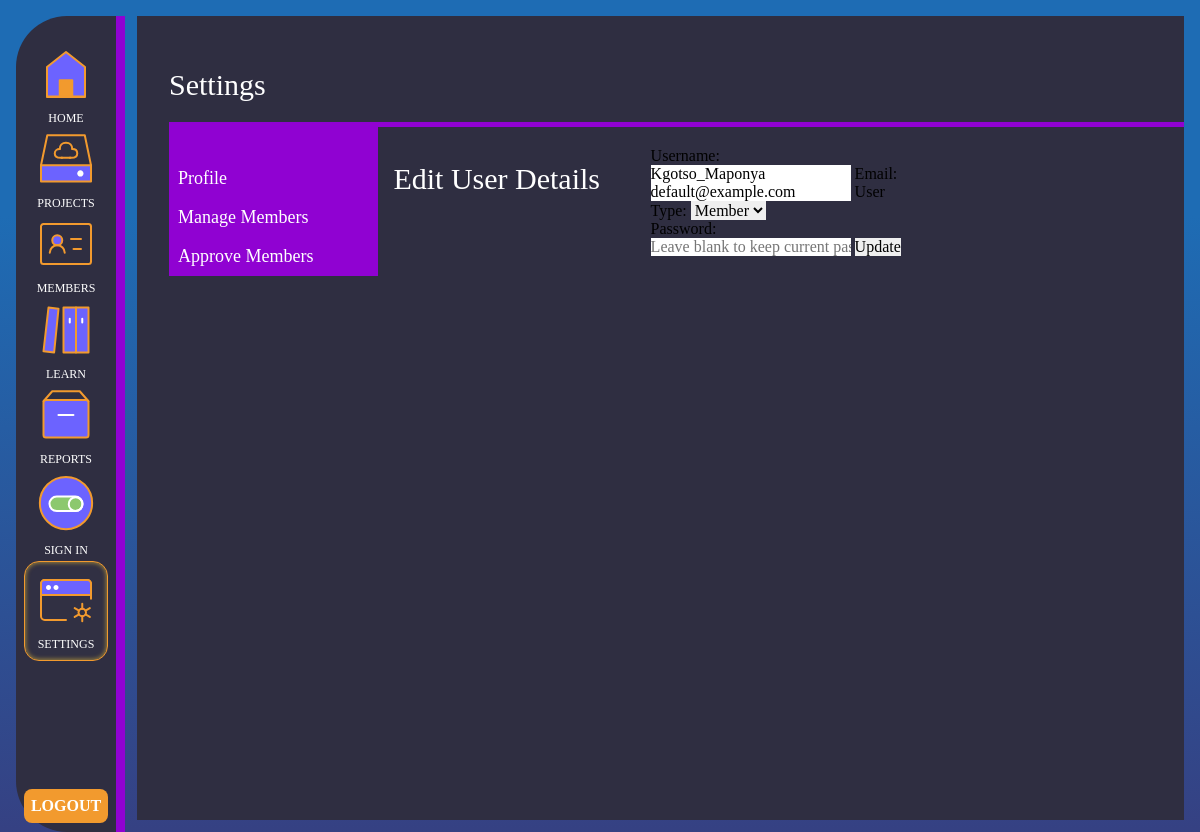
The app's page /edit_user.php?id=16 (signed in), older data.
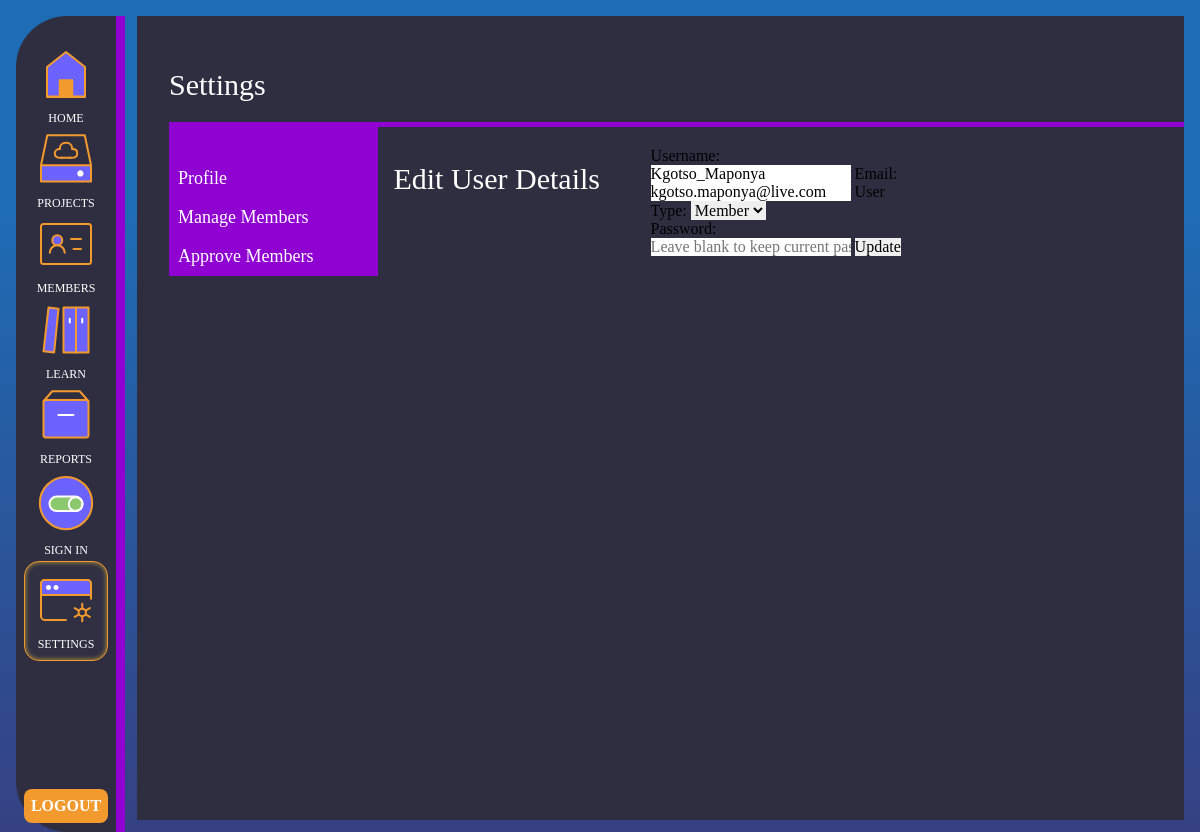
The same page, newer data.
### tables this page shows
CREATE TABLE `users` (
  `id` int(100) NOT NULL,
  `username` varchar(255) NOT NULL,
  `email` varchar(255) NOT NULL DEFAULT 'default@example.com',
  `password` varchar(255) NOT NULL,
  `name` varchar(255) NOT NULL,
  `surname` varchar(255) NOT NULL,
  `user_type` enum('admin','mentor','member','alumni','community') NOT NULL DEFAULT 'member',
  `date_of_birth` date DEFAULT NULL,
  `Gender` enum('Male','Female','Other') NOT NULL,
  `grade` int(12) DEFAULT NULL,
  `school` varchar(255) DEFAULT NULL,
  `parent` varchar(255) DEFAULT NULL,
  `parent_email` varchar(255) DEFAULT NULL,
  `leaner_number` int(10) DEFAULT NULL,
  `parent_number` int(10) DEFAULT NULL,
  `Relationship` varchar(255) DEFAULT NULL,
  `Center` enum('Sci-Bono Clubhouse','Waverly Girls Solar Lab','Mapetla Solar Lab','Emdeni Solar Lab') NOT NULL DEFAULT 'Sci-Bono Clubhouse',
  `nationality` varchar(100) DEFAULT NULL,
  `id_number` varchar(50) DEFAULT NULL,
  `home_language` varchar(50) DEFAULT NULL,
  `address_street` varchar(255) DEFAULT NULL,
  `address_suburb` varchar(255) DEFAULT NULL,
  `address_city` varchar(255) DEFAULT NULL,
  `address_province` varchar(100) DEFAULT NULL,
  `address_postal_code` varchar(20) DEFAULT NULL,
  `medical_aid_name` varchar(100) DEFAULT NULL,
  `medical_aid_holder` varchar(100) DEFAULT NULL,
  `medical_aid_number` varchar(100) DEFAULT NULL,
  `emergency_contact_name` varchar(255) DEFAULT NULL,
  `emergency_contact_relationship` varchar(100) DEFAULT NULL,
  `emergency_contact_phone` varchar(50) DEFAULT NULL,
  `emergency_contact_email` varchar(255) DEFAULT NULL,
  `emergency_contact_address` text DEFAULT NULL,
  `interests` text DEFAULT NULL,
  `role_models` text DEFAULT NULL,
  `goals` text DEFAULT NULL,
  `has_computer` tinyint(1) DEFAULT NULL,
  `computer_skills` text DEFAULT NULL,
  `computer_skills_source` varchar(255) DEFAULT NULL
);

### edit_user.php (the view, shortened to what this page needs)
<?php
require 'server.php';
if (isset($_GET['id'])) {
    $userId = $_GET['id'];
    $sql = "SELECT * FROM users WHERE id = ?";
    $stmt = $conn->prepare($sql);
    $stmt->bind_param("i", $userId);
    $stmt->execute();
    $result = $stmt->get_result();
    $user = $result->fetch_assoc();
} else {
    header('Location: user_list.php');
    exit;
}
?>
<!DOCTYPE html>
<html lang="en">
<head>
    <link rel="stylesheet" href="style.css">
</head>
<body id="editUser">
<main id="container-settings">
        <section id="nav_section">
            <div class="nav">
                <ul>
                    <li >
                        <a  href="home.php" >
                        Home
                        </a>
                    </li>
                    <li>
                        <a href="projects.php">
                        Projects
                        </a>
                    </li>
                        <li>
                            <a href="members.php" >
                            Members
                            </a>
                        </li>
                        <li>
                            <a href="learn.php">
                            Learn
                            </a>
                        </li>
                        <li>
                        <?php
                            if (isset($_SESSION['user_type'])) {
                                $userType = $_SESSION['user_type'];
                                if ($userType === "admin"): ?>
                                    <a href="reports.php">
                                        Reports
                                    </a>
                                <?php endif;
                            }
                        ?>
                        </li>
                        <li>
                            <a href="signin.php">
                            Sign In
                            </a>
                        </li>
                        <li class="active">
                            <a href="settings.php">
                            Settings
                            </a>
                        </li>
                </ul>
            </div>
            <div class="logout">
            <a href="logout_process.php"><button>Logout</button></a>
            </div>
        </section>
        <section id="settings_main_section">
            <div class="content_section_settings">
                <h1>Settings</h1>
                <div class="settingsContainer">
                    <div class="settingsNav">
                        <a id="SettigsNav_active" href="settings.php">Profile</a>
                        <a href="user_list.php">Manage Members</a>
                        <a href="">Approve Members</a>
                    </div>
                    <div class="editProTop">
                        <div class="image-container">
                           <h1 class="userlist-Title">Edit User Details</h1>
                        </div>
                    </div>
                    <div class="editProBottom">
                            <form action="update_user.php" method="post">
                                <label for="username">Username:</label>
                                <input type="text" id="username" name="username" value="<?php echo $user['username']; ?>" required>
                                <label for="email">Email:</label>
                                <input type="email" id="email" name="email" value="<?php echo $user['email']; ?>" required>
                                <label for="user_type">User Type:</label>
                                <select id="user_type" name="user_type" required>
                                    <option value="member" <?php if ($user['user_type'] == 'member') echo 'selected'; ?>>Member</option>
                                </select>
                                <div class="passEdit">
                                    <label for="password">Password:</label><br>
                                    <input type="password" id="password" name="password" placeholder="Leave blank to keep current password">
                                    <button type="submit">Update</button>
                                </div>
                            </form>
                    </div>
                </div>
            </div>
        </section>
    </main>
</body>
</html>

Row changes from the older to the newer data that the page shows:
changed users "Kgotso_Maponya": email "default@example.com" → "kgotso.maponya@live.com"
